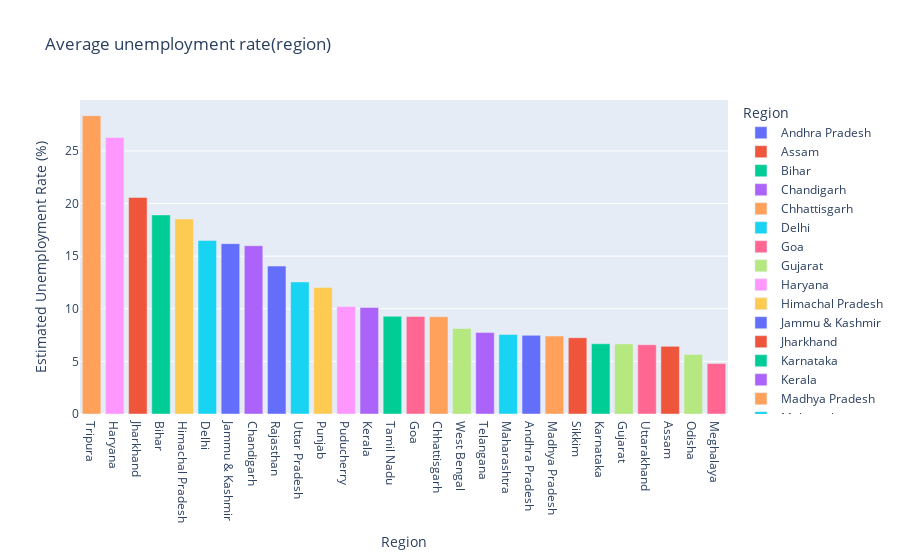

The notebook cell this image was saved under:
### Code cell
fig = px.bar(region,x='Region',y=' Estimated Unemployment Rate (%)',color='Region',title='Average unemployment rate(region)')
fig.update_layout(xaxis={'categoryorder':'total descending'})
fig.show()

### Figure 1 — Plotly figure (JSON) as saved in the notebook; plotly's stock layout.template omitted (floating-point values rounded to 4 significant figures)
{"data": [{"alignmentgroup": "True", "hovertemplate": "Region=%{x}<br> Estimated Unemployment Rate (%)=%{y}<extra></extra>", "legendgroup": "Andhra Pradesh", "marker": {"color": "#636efa", "pattern": {"shape": ""}}, "name": "Andhra Pradesh", "offsetgroup": "Andhra Pradesh", "orientation": "v", "showlegend": true, "textposition": "auto", "type": "bar", "x": ["Andhra Pradesh"], "xaxis": "x", "y": [7.477], "yaxis": "y"}, {"alignmentgroup": "True", "hovertemplate": "Region=%{x}<br> Estimated Unemployment Rate (%)=%{y}<extra></extra>", "legendgroup": "Assam", "marker": {"color": "#EF553B", "pattern": {"shape": ""}}, "name": "Assam", "offsetgroup": "Assam", "orientation": "v", "showlegend": true, "textposition": "auto", "type": "bar", "x": ["Assam"], "xaxis": "x", "y": [6.428], "yaxis": "y"}, {"alignmentgroup": "True", "hovertemplate": "Region=%{x}<br> Estimated Unemployment Rate (%)=%{y}<extra></extra>", "legendgroup": "Bihar", "marker": {"color": "#00cc96", "pattern": {"shape": ""}}, "name": "Bihar", "offsetgroup": "Bihar", "orientation": "v", "showlegend": true, "textposition": "auto", "type": "bar", "x": ["Bihar"], "xaxis": "x", "y": [18.92], "yaxis": "y"}, {"alignmentgroup": "True", "hovertemplate": "Region=%{x}<br> Estimated Unemployment Rate (%)=%{y}<extra></extra>", "legendgroup": "Chandigarh", "marker": {"color": "#ab63fa", "pattern": {"shape": ""}}, "name": "Chandigarh", "offsetgroup": "Chandigarh", "orientation": "v", "showlegend": true, "textposition": "auto", "type": "bar", "x": ["Chandigarh"], "xaxis": "x", "y": [15.99], "yaxis": "y"}, {"alignmentgroup": "True", "hovertemplate": "Region=%{x}<br> Estimated Unemployment Rate (%)=%{y}<extra></extra>", "legendgroup": "Chhattisgarh", "marker": {"color": "#FFA15A", "pattern": {"shape": ""}}, "name": "Chhattisgarh", "offsetgroup": "Chhattisgarh", "orientation": "v", "showlegend": true, "textposition": "auto", "type": "bar", "x": ["Chhattisgarh"], "xaxis": "x", "y": [9.24], "yaxis": "y"}, {"alignmentgroup": "True", "hovertemplate": "Region=%{x}<br> Estimated Unemployment Rate (%)=%{y}<extra></extra>", "legendgroup": "Delhi", "marker": {"color": "#19d3f3", "pattern": {"shape": ""}}, "name": "Delhi", "offsetgroup": "Delhi", "orientation": "v", "showlegend": true, "textposition": "auto", "type": "bar", "x": ["Delhi"], "xaxis": "x", "y": [16.5], "yaxis": "y"}, {"alignmentgroup": "True", "hovertemplate": "Region=%{x}<br> Estimated Unemployment Rate (%)=%{y}<extra></extra>", "legendgroup": "Goa", "marker": {"color": "#FF6692", "pattern": {"shape": ""}}, "name": "Goa", "offsetgroup": "Goa", "orientation": "v", "showlegend": true, "textposition": "auto", "type": "bar", "x": ["Goa"], "xaxis": "x", "y": [9.274], "yaxis": "y"}, {"alignmentgroup": "True", "hovertemplate": "Region=%{x}<br> Estimated Unemployment Rate (%)=%{y}<extra></extra>", "legendgroup": "Gujarat", "marker": {"color": "#B6E880", "pattern": {"shape": ""}}, "name": "Gujarat", "offsetgroup": "Gujarat", "orientation": "v", "showlegend": true, "textposition": "auto", "type": "bar", "x": ["Gujarat"], "xaxis": "x", "y": [6.664], "yaxis": "y"}, {"alignmentgroup": "True", "hovertemplate": "Region=%{x}<br> Estimated Unemployment Rate (%)=%{y}<extra></extra>", "legendgroup": "Haryana", "marker": {"color": "#FF97FF", "pattern": {"shape": ""}}, "name": "Haryana", "offsetgroup": "Haryana", "orientation": "v", "showlegend": true, "textposition": "auto", "type": "bar", "x": ["Haryana"], "xaxis": "x", "y": [26.28], "yaxis": "y"}, {"alignmentgroup": "True", "hovertemplate": "Region=%{x}<br> Estimated Unemployment Rate (%)=%{y}<extra></extra>", "legendgroup": "Himachal Pradesh", "marker": {"color": "#FECB52", "pattern": {"shape": ""}}, "name": "Himachal Pradesh", "offsetgroup": "Himachal Pradesh", "orientation": "v", "showlegend": true, "textposition": "auto", "type": "bar", "x": ["Himachal Pradesh"], "xaxis": "x", "y": [18.54], "yaxis": "y"}, {"alignmentgroup": "True", "hovertemplate": "Region=%{x}<br> Estimated Unemployment Rate (%)=%{y}<extra></extra>", "legendgroup": "Jammu & Kashmir", "marker": {"color": "#636efa", "pattern": {"shape": ""}}, "name": "Jammu & Kashmir", "offsetgroup": "Jammu & Kashmir", "orientation": "v", "showlegend": true, "textposition": "auto", "type": "bar", "x": ["Jammu & Kashmir"], "xaxis": "x", "y": [16.19], "yaxis": "y"}, {"alignmentgroup": "True", "hovertemplate": "Region=%{x}<br> Estimated Unemployment Rate (%)=%{y}<extra></extra>", "legendgroup": "Jharkhand", "marker": {"color": "#EF553B", "pattern": {"shape": ""}}, "name": "Jharkhand", "offsetgroup": "Jharkhand", "orientation": "v", "showlegend": true, "textposition": "auto", "type": "bar", "x": ["Jharkhand"], "xaxis": "x", "y": [20.59], "yaxis": "y"}, {"alignmentgroup": "True", "hovertemplate": "Region=%{x}<br> Estimated Unemployment Rate (%)=%{y}<extra></extra>", "legendgroup": "Karnataka", "marker": {"color": "#00cc96", "pattern": {"shape": ""}}, "name": "Karnataka", "offsetgroup": "Karnataka", "orientation": "v", "showlegend": true, "textposition": "auto", "type": "bar", "x": ["Karnataka"], "xaxis": "x", "y": [6.676], "yaxis": "y"}, {"alignmentgroup": "True", "hovertemplate": "Region=%{x}<br> Estimated Unemployment Rate (%)=%{y}<extra></extra>", "legendgroup": "Kerala", "marker": {"color": "#ab63fa", "pattern": {"shape": ""}}, "name": "Kerala", "offsetgroup": "Kerala", "orientation": "v", "showlegend": true, "textposition": "auto", "type": "bar", "x": ["Kerala"], "xaxis": "x", "y": [10.12], "yaxis": "y"}, {"alignmentgroup": "True", "hovertemplate": "Region=%{x}<br> Estimated Unemployment Rate (%)=%{y}<extra></extra>", "legendgroup": "Madhya Pradesh", "marker": {"color": "#FFA15A", "pattern": {"shape": ""}}, "name": "Madhya Pradesh", "offsetgroup": "Madhya Pradesh", "orientation": "v", "showlegend": true, "textposition": "auto", "type": "bar", "x": ["Madhya Pradesh"], "xaxis": "x", "y": [7.406], "yaxis": "y"}, {"alignmentgroup": "True", "hovertemplate": "Region=%{x}<br> Estimated Unemployment Rate (%)=%{y}<extra></extra>", "legendgroup": "Maharashtra", "marker": {"color": "#19d3f3", "pattern": {"shape": ""}}, "name": "Maharashtra", "offsetgroup": "Maharashtra", "orientation": "v", "showlegend": true, "textposition": "auto", "type": "bar", "x": ["Maharashtra"], "xaxis": "x", "y": [7.558], "yaxis": "y"}, {"alignmentgroup": "True", "hovertemplate": "Region=%{x}<br> Estimated Unemployment Rate (%)=%{y}<extra></extra>", "legendgroup": "Meghalaya", "marker": {"color": "#FF6692", "pattern": {"shape": ""}}, "name": "Meghalaya", "offsetgroup": "Meghalaya", "orientation": "v", "showlegend": true, "textposition": "auto", "type": "bar", "x": ["Meghalaya"], "xaxis": "x", "y": [4.799], "yaxis": "y"}, {"alignmentgroup": "True", "hovertemplate": "Region=%{x}<br> Estimated Unemployment Rate (%)=%{y}<extra></extra>", "legendgroup": "Odisha", "marker": {"color": "#B6E880", "pattern": {"shape": ""}}, "name": "Odisha", "offsetgroup": "Odisha", "orientation": "v", "showlegend": true, "textposition": "auto", "type": "bar", "x": ["Odisha"], "xaxis": "x", "y": [5.658], "yaxis": "y"}, {"alignmentgroup": "True", "hovertemplate": "Region=%{x}<br> Estimated Unemployment Rate (%)=%{y}<extra></extra>", "legendgroup": "Puducherry", "marker": {"color": "#FF97FF", "pattern": {"shape": ""}}, "name": "Puducherry", "offsetgroup": "Puducherry", "orientation": "v", "showlegend": true, "textposition": "auto", "type": "bar", "x": ["Puducherry"], "xaxis": "x", "y": [10.22], "yaxis": "y"}, {"alignmentgroup": "True", "hovertemplate": "Region=%{x}<br> Estimated Unemployment Rate (%)=%{y}<extra></extra>", "legendgroup": "Punjab", "marker": {"color": "#FECB52", "pattern": {"shape": ""}}, "name": "Punjab", "offsetgroup": "Punjab", "orientation": "v", "showlegend": true, "textposition": "auto", "type": "bar", "x": ["Punjab"], "xaxis": "x", "y": [12.03], "yaxis": "y"}, {"alignmentgroup": "True", "hovertemplate": "Region=%{x}<br> Estimated Unemployment Rate (%)=%{y}<extra></extra>", "legendgroup": "Rajasthan", "marker": {"color": "#636efa", "pattern": {"shape": ""}}, "name": "Rajasthan", "offsetgroup": "Rajasthan", "orientation": "v", "showlegend": true, "textposition": "auto", "type": "bar", "x": ["Rajasthan"], "xaxis": "x", "y": [14.06], "yaxis": "y"}, {"alignmentgroup": "True", "hovertemplate": "Region=%{x}<br> Estimated Unemployment Rate (%)=%{y}<extra></extra>", "legendgroup": "Sikkim", "marker": {"color": "#EF553B", "pattern": {"shape": ""}}, "name": "Sikkim", "offsetgroup": "Sikkim", "orientation": "v", "showlegend": true, "textposition": "auto", "type": "bar", "x": ["Sikkim"], "xaxis": "x", "y": [7.249], "yaxis": "y"}, {"alignmentgroup": "True", "hovertemplate": "Region=%{x}<br> Estimated Unemployment Rate (%)=%{y}<extra></extra>", "legendgroup": "Tamil Nadu", "marker": {"color": "#00cc96", "pattern": {"shape": ""}}, "name": "Tamil Nadu", "offsetgroup": "Tamil Nadu", "orientation": "v", "showlegend": true, "textposition": "auto", "type": "bar", "x": ["Tamil Nadu"], "xaxis": "x", "y": [9.284], "yaxis": "y"}, {"alignmentgroup": "True", "hovertemplate": "Region=%{x}<br> Estimated Unemployment Rate (%)=%{y}<extra></extra>", "legendgroup": "Telangana", "marker": {"color": "#ab63fa", "pattern": {"shape": ""}}, "name": "Telangana", "offsetgroup": "Telangana", "orientation": "v", "showlegend": true, "textposition": "auto", "type": "bar", "x": ["Telangana"], "xaxis": "x", "y": [7.738], "yaxis": "y"}, {"alignmentgroup": "True", "hovertemplate": "Region=%{x}<br> Estimated Unemployment Rate (%)=%{y}<extra></extra>", "legendgroup": "Tripura", "marker": {"color": "#FFA15A", "pattern": {"shape": ""}}, "name": "Tripura", "offsetgroup": "Tripura", "orientation": "v", "showlegend": true, "textposition": "auto", "type": "bar", "x": ["Tripura"], "xaxis": "x", "y": [28.35], "yaxis": "y"}, {"alignmentgroup": "True", "hovertemplate": "Region=%{x}<br> Estimated Unemployment Rate (%)=%{y}<extra></extra>", "legendgroup": "Uttar Pradesh", "marker": {"color": "#19d3f3", "pattern": {"shape": ""}}, "name": "Uttar Pradesh", "offsetgroup": "Uttar Pradesh", "orientation": "v", "showlegend": true, "textposition": "auto", "type": "bar", "x": ["Uttar Pradesh"], "xaxis": "x", "y": [12.55], "yaxis": "y"}, {"alignmentgroup": "True", "hovertemplate": "Region=%{x}<br> Estimated Unemployment Rate (%)=%{y}<extra></extra>", "legendgroup": "Uttarakhand", "marker": {"color": "#FF6692", "pattern": {"shape": ""}}, "name": "Uttarakhand", "offsetgroup": "Uttarakhand", "orientation": "v", "showlegend": true, "textposition": "auto", "type": "bar", "x": ["Uttarakhand"], "xaxis": "x", "y": [6.583], "yaxis": "y"}, {"alignmentgroup": "True", "hovertemplate": "Region=%{x}<br> Estimated Unemployment Rate (%)=%{y}<extra></extra>", "legendgroup": "West Bengal", "marker": {"color": "#B6E880", "pattern": {"shape": ""}}, "name": "West Bengal", "offsetgroup": "West Bengal", "orientation": "v", "showlegend": true, "textposition": "auto", "type": "bar", "x": ["West Bengal"], "xaxis": "x", "y": [8.125], "yaxis": "y"}], "layout": {"autosize": true, "barmode": "relative", "legend": {"title": {"text": "Region"}, "tracegroupgap": 0}, "title": {"text": "Average unemployment rate(region)"}, "xaxis": {"anchor": "y", "autorange": true, "categoryarray": ["Andhra Pradesh", "Assam", "Bihar", "Chandigarh", "Chhattisgarh", "Delhi", "Goa", "Gujarat", "Haryana", "Himachal Pradesh", "Jammu & Kashmir", "Jharkhand", "Karnataka", "Kerala", "Madhya Pradesh", "Maharashtra", "Meghalaya", "Odisha", "Puducherry", "Punjab", "Rajasthan", "Sikkim", "Tamil Nadu", "Telangana", "Tripura", "Uttar Pradesh", "Uttarakhand", "West Bengal"], "categoryorder": "total descending", "domain": [0, 1], "range": [-0.5, 27.5], "title": {"text": "Region"}, "type": "category"}, "yaxis": {"anchor": "x", "autorange": true, "domain": [0, 1], "range": [0, 29.84], "title": {"text": " Estimated Unemployment Rate (%)"}, "type": "linear"}}}
